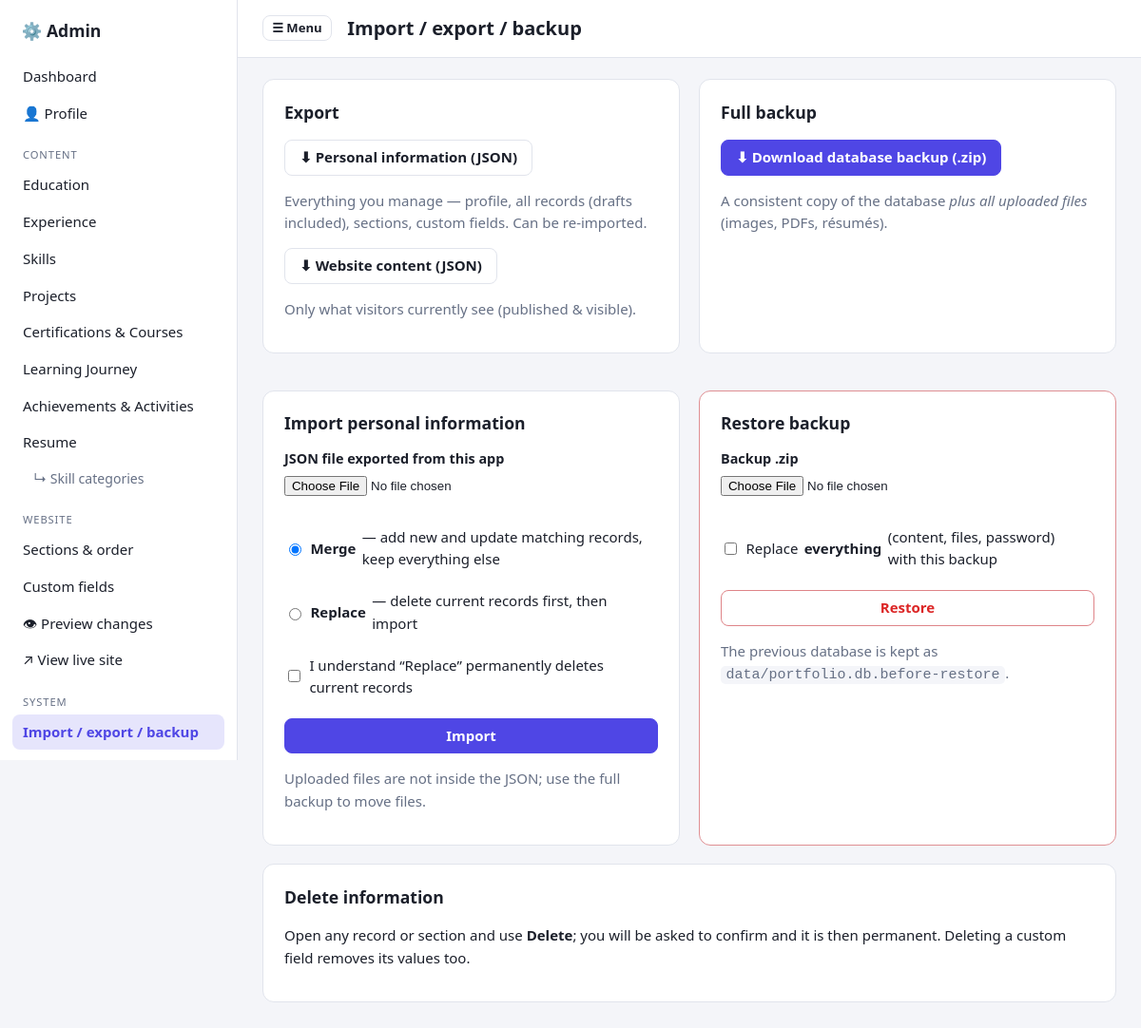
Screenshot of /admin/data (signed in) with the database file from the repository.
### tables this page shows
CREATE TABLE site_sections (
    key      TEXT PRIMARY KEY,
    title    TEXT NOT NULL,
    intro    TEXT NOT NULL DEFAULT '',
    kind     TEXT NOT NULL DEFAULT 'builtin',
    visible  INTEGER NOT NULL DEFAULT 1,
    position INTEGER NOT NULL DEFAULT 0,
    layout   TEXT NOT NULL DEFAULT 'cards'
);

### admin.py (the view)
@bp.route("/data")
@login_required
def data_page():
    return render_template("admin/data.html")

### admin.py (called while the page is built)
def password_set():
    return bool(db.get_setting("admin_password"))

def login_required(view):
    @wraps(view)
    def wrapped(*a, **kw):
        if not password_set():
            return redirect(url_for("admin.setup"))
        if not session.get("admin"):
            return redirect(url_for("admin.login", next=request.path))
        return view(*a, **kw)
    return wrapped

def nav_sections():
    out = []
    for s in db.site_sections():
        if s["kind"] == "profile":
            continue
        out.append(s)
    return out

@bp.context_processor
def admin_ctx():
    return {"nav_sections": nav_sections() if session.get("admin") else []}

### db.py (called while the page is built)
def connect(path):
    conn = sqlite3.connect(path, timeout=15)
    conn.row_factory = sqlite3.Row
    conn.execute("PRAGMA foreign_keys=ON")
    return conn

def get_db():
    if "db" not in g:
        g.db = connect(current_app.config["DB_PATH"])
    return g.db

def get_setting(key, default=""):
    row = get_db().execute("SELECT value FROM settings WHERE key=?", (key,)).fetchone()
    return row["value"] if row and row["value"] is not None else default

def all_settings():
    return {r["key"]: r["value"] for r in get_db().execute("SELECT key,value FROM settings")}

def site_sections(visible_only=False):
    sql = "SELECT * FROM site_sections"
    if visible_only:
        sql += " WHERE visible=1"
    sql += " ORDER BY position, key"
    return [dict(r) for r in get_db().execute(sql)]

### templates/admin/data.html (shortened to what this page needs)
{% extends "admin/base.html" %}
{% block title %}Import / export / backup{% endblock %}
{% block content %}
<div class="grid2">
<section class="card">
  <h2>Export</h2>
  <p><a class="btn" href="{{ url_for('admin.export_personal') }}">⬇ Personal information (JSON)</a></p>
  <p class="muted">Everything you manage — profile, all records (drafts included), sections, custom fields. Can be re-imported.</p>
  <p><a class="btn" href="{{ url_for('admin.export_website') }}">⬇ Website content (JSON)</a></p>
  <p class="muted">Only what visitors currently see (published &amp; visible).</p>
</section>
<section class="card">
  <h2>Full backup</h2>
  <p><a class="btn primary" href="{{ url_for('admin.backup') }}">⬇ Download database backup (.zip)</a></p>
  <p class="muted">A consistent copy of the database <em>plus all uploaded files</em> (images, PDFs, résumés).</p>
</section>
<section class="card">
  <h2>Import personal information</h2>
  <form method="post" action="{{ url_for('admin.data_import') }}" enctype="multipart/form-data" class="stack">
    <div class="field"><label>JSON file exported from this app</label><input type="file" name="file" accept=".json,application/json" required></div>
    <label class="check"><input type="radio" name="mode" value="merge" checked> <strong>Merge</strong> — add new and update matching records, keep everything else</label>
    <label class="check"><input type="radio" name="mode" value="replace"> <strong>Replace</strong> — delete current records first, then import</label>
    <label class="check"><input type="checkbox" name="confirm" value="yes"> I understand “Replace” permanently deletes current records</label>
    <button class="btn primary" type="submit">Import</button>
  </form>
  <p class="muted">Uploaded files are not inside the JSON; use the full backup to move files.</p>
</section>
<section class="card warn">
  <h2>Restore backup</h2>
  <form method="post" action="{{ url_for('admin.data_restore') }}" enctype="multipart/form-data" class="stack">
    <div class="field"><label>Backup .zip</label><input type="file" name="file" accept=".zip" required></div>
    <label class="check"><input type="checkbox" name="confirm" value="yes"> Replace <strong>everything</strong> (content, files, password) with this backup</label>
    <button class="btn danger" type="submit">Restore</button>
  </form>
  <p class="muted">The previous database is kept as <code>data/portfolio.db.before-restore</code>.</p>
</section>
</div>
<section class="card">
  <h2>Delete information</h2>
  <p>Open any record or section and use <strong>Delete</strong>; you will be asked to confirm and it is then permanent. Deleting a custom field removes its values too.</p>
</section>
{% endblock %}

### templates/admin/base.html (shortened to what this page needs)
<!doctype html>
<html lang="en">
<head>
  <link rel="stylesheet" href="{{ url_for('static', filename='css/admin.css') }}">
</head>
<body class="admin">
{% if is_admin %}
<div class="shell">
  <aside class="side" id="side">
    <div class="brand"><a href="{{ url_for('admin.dashboard') }}">⚙️ Admin</a></div>
    <nav>
      <a href="{{ url_for('admin.dashboard') }}" class="{{ 'on' if request.endpoint == 'admin.dashboard' }}">Dashboard</a>
      <a href="{{ url_for('admin.profile') }}" class="{{ 'on' if request.endpoint == 'admin.profile' }}">👤 Profile</a>
      <div class="group">Content</div>
      {% for s in nav_sections %}
        <a href="{{ url_for('admin.section_list', key=s.key) }}" class="{{ 'on' if request.view_args and request.view_args.get('key') == s.key }}">
          {{ s.title }}{% if not s.visible %} <span class="pill">hidden</span>{% endif %}</a>
      {% endfor %}
      <a href="{{ url_for('admin.section_list', key='skill_categories') }}" class="sub {{ 'on' if request.view_args and request.view_args.get('key') == 'skill_categories' }}">↳ Skill categories</a>
      <div class="group">Website</div>
      <a href="{{ url_for('admin.sections') }}" class="{{ 'on' if request.endpoint == 'admin.sections' }}">Sections &amp; order</a>
      <a href="{{ url_for('admin.fields') }}" class="{{ 'on' if request.endpoint == 'admin.fields' }}">Custom fields</a>
      <a href="{{ url_for('admin.preview') }}">👁 Preview changes</a>
      <a href="{{ url_for('public.index') }}" target="_blank">↗ View live site</a>
      <div class="group">System</div>
      <a href="{{ url_for('admin.data_page') }}" class="{{ 'on' if request.endpoint == 'admin.data_page' }}">Import / export / backup</a>
      <a href="{{ url_for('admin.settings_page') }}" class="{{ 'on' if request.endpoint == 'admin.settings_page' }}">Settings</a>
    </nav>
  </aside>
  <div class="main">
    <header class="top">
      <button class="btn ghost small menu" type="button" onclick="document.getElementById('side').classList.toggle('open')">☰ Menu</button>
      <h1>{% block heading %}{{ self.title() }}{% endblock %}</h1>
    </header>
    <main class="content">
      {% block content %}{% endblock %}
    </main>
  </div>
</div>
{% endif %}
</body>
</html>

### static/css/admin.css (style rules this page uses)
:root { --bg:#f4f5f9;--panel:#fff;--fg:#1b1f2a;--muted:#667085;--line:#e1e4ec;--accent:#4f46e5;--danger:#dc2626;--ok:#059669;--warn:#d97706 }
* { box-sizing:border-box }
body.admin { margin:0;background:var(--bg);color:var(--fg);font:15px/1.55 system-ui,-apple-system,"Segoe UI",Roboto,sans-serif }
a { color:var(--accent) }
.muted { color:var(--muted) }
.shell { display:grid;grid-template-columns:250px 1fr;min-height:100vh }
.side { background:var(--panel);border-right:1px solid var(--line);padding:1rem .8rem;position:sticky;top:0;height:100vh;overflow:auto;display:flex;flex-direction:column }
.brand { font-weight:700;font-size:1.1rem;padding:.2rem .6rem 1rem }
.brand a { text-decoration:none;color:var(--fg) }
.side nav { display:flex;flex-direction:column;gap:2px;flex:1 }
.side nav a { padding:.42rem .7rem;border-radius:8px;text-decoration:none;color:var(--fg) }
.side nav a.on { background:color-mix(in srgb,var(--accent) 14%,transparent);color:var(--accent);font-weight:600 }
.side nav a.sub { padding-left:1.4rem;font-size:.88rem;color:var(--muted) }
.group { font-size:.7rem;text-transform:uppercase;letter-spacing:.08em;color:var(--muted);padding:.9rem .7rem .2rem }
.main { min-width:0 }
.top { display:flex;align-items:center;gap:1rem;padding:.9rem 1.6rem;border-bottom:1px solid var(--line);background:var(--panel);flex-wrap:wrap;position:sticky;top:0;z-index:5 }
.top h1 { font-size:1.25rem;margin:0;flex:1 }
.menu { display:none }
.content { padding:1.4rem 1.6rem 5rem;max-width:1100px }
.card { background:var(--panel);border:1px solid var(--line);border-radius:12px;padding:1.2rem 1.4rem;margin-bottom:1.2rem }
.card h2 { margin:.1rem 0 .8rem;font-size:1.1rem }
.card.warn { border-color:color-mix(in srgb,var(--danger) 45%,var(--line)) }
.btn { display:inline-block;padding:.5rem .95rem;border-radius:8px;border:1px solid var(--line);background:var(--panel);color:var(--fg);cursor:pointer;text-decoration:none;font:inherit;font-weight:600;line-height:1.3 }
.btn.primary { background:var(--accent);border-color:var(--accent);color:#fff }
.btn.danger { color:var(--danger);border-color:color-mix(in srgb,var(--danger) 50%,var(--line)) }
.btn.ghost { background:transparent }
.btn.small { padding:.25rem .6rem;font-size:.82rem }
.stack { display:flex;flex-direction:column;gap:1rem }
.field { margin-bottom:1rem;min-width:0 }
.field label,label.lbl { display:block;font-weight:600;margin-bottom:.25rem;font-size:.9rem }
.check { display:inline-flex;align-items:center;gap:.4rem;font-weight:400!important;margin:0 .8rem .3rem 0;cursor:pointer }
.grid2 { display:grid;grid-template-columns:repeat(auto-fit,minmax(340px,1fr));gap:1.2rem }
code { background:var(--bg);padding:.05rem .35rem;border-radius:5px }

### rows the page displays
site_sections: title "Education"
site_sections: title "Experience"
site_sections: title "Skills"
site_sections: title "Projects"
site_sections: title "Certifications & Courses"
site_sections: title "Learning Journey"
site_sections: title "Achievements & Activities"
site_sections: title "Resume"
